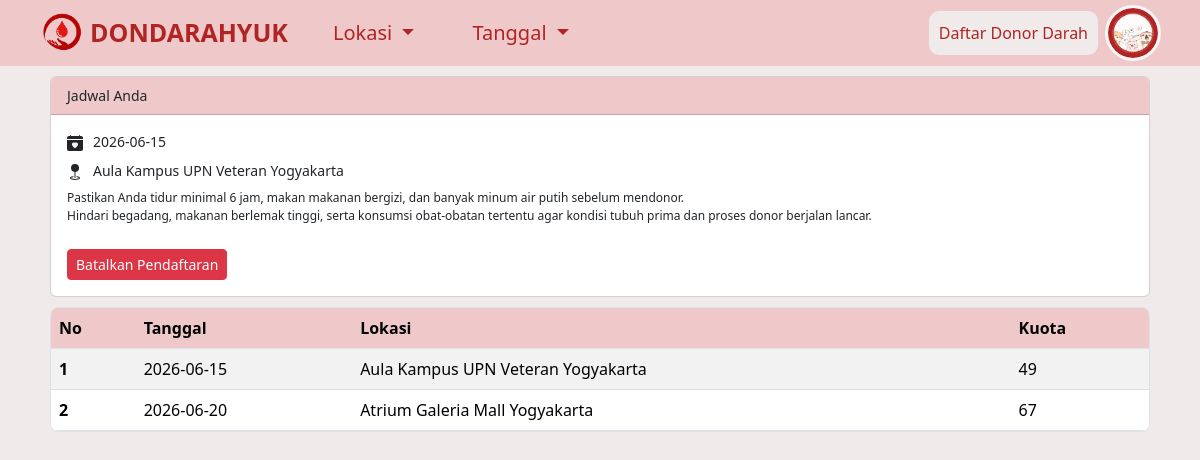
The page /guest/menu_guest.php (signed in) on the database its author committed.
### tables this page shows
CREATE TABLE `pendaftaran_donor` (
  `id_daftar` int(11) NOT NULL,
  `id_user` int(11) NOT NULL,
  `id_jadwal` int(11) NOT NULL,
  `nama` varchar(100) NOT NULL,
  `usia` int(11) NOT NULL,
  `berat_badan` decimal(5,2) NOT NULL,
  `tinggi_badan` decimal(5,2) NOT NULL,
  `terakhir_donor` date DEFAULT NULL,
  `golongan_darah` enum('A','B','AB','O') NOT NULL,
  `status_pendaftaran` enum('terdaftar','selesai','batal') DEFAULT 'terdaftar',
  `tanggal_daftar` timestamp NOT NULL DEFAULT current_timestamp()
);

CREATE TABLE `jadwal_donor` (
  `id_jadwal` int(11) NOT NULL,
  `tanggal` date NOT NULL,
  `lokasi` varchar(255) NOT NULL,
  `penyelenggara` varchar(100) NOT NULL,
  `kuota` int(11) NOT NULL,
  `created_at` timestamp NOT NULL DEFAULT current_timestamp()
);

### guest/menu_guest.php (the view, shortened to what this page needs)
<?php
include '../connect.php';
$id_user_global = $_SESSION['id_user_global'];
$query_user = mysqli_query($conn, "SELECT * FROM users WHERE id_user = $id_user_global");
$data_user = mysqli_fetch_object($query_user);
$foto_nav = (!empty($data_user->foto_profil)) ? $data_user->foto_profil : '../assets/profil.png';
$jadwal_user = mysqli_query($conn, "select * from pendaftaran_donor where id_user = $id_user_global");
$jadwal = mysqli_query($conn, "select * from jadwal_donor");
?>
<!DOCTYPE html>
<html lang="en">
<head>
    <link href="https://cdn.jsdelivr.net/npm/bootstrap@5.3.8/dist/css/bootstrap.min.css" rel="stylesheet">
</head>
<body style="margin: 0px; background-color: #f0eaea;">
    <nav class="navbar navbar-expand-lg" style="background-color: #efc9c9;">
      <div class="container">
        <a href="menu_guest.php" class="navbar-brand me-2">
          <img src="../assets/logo3.png" height="40" alt="Blood Logo" loading="lazy" style="margin-top: -1px;" />
        </a>
        <div class="collapse navbar-collapse" id="navbarButtonsExample">
          <ul class="navbar-nav me-auto mb-2 mb-lg-0">
            <li class="nav-item" style="align-self: center;">
              <b style="font-size: 25px; color: #b02424;">DONDARAHYUK</b>
            </li>
            <li class="nav-item" style="margin-left: 2rem;">
              <div class="dropdown">
                <button class="btn dropdown-toggle" type="button" data-bs-toggle="dropdown" aria-expanded="false" style="color: #b02424; font-size: 20px;">
                  Lokasi
                </button>
              </div>
            </li>
            <li class="nav-item" style="margin-left: 2rem;">
              <div class="dropdown">
                <button class="btn dropdown-toggle" type="button" data-bs-toggle="dropdown" aria-expanded="false" style="color: #b02424; font-size: 20px;">
                  Tanggal
                </button>
              </div>
            </li>
          </ul>
          <div class="d-flex align-items-center">
              <a href="daftardondar.php" class="btn-solid theme-primary" style="padding: 10px; border-radius: 10px; background-color: #f0eaea; color: inherit; color: #b02424; text-decoration: none; margin-right: 10px;">Daftar Donor Darah</a>
              <div class="dropdown">
                <img
                  class="btn dropdown-toggle rounded-circle"
                  type="button"
                  data-bs-toggle="dropdown"
                  aria-expanded="false"
                  src="<?= htmlspecialchars($foto_nav); ?>"
                  style="
                    width: 50px;
                    height: 50px;
                    object-fit: cover;
                    background-color: #b02424;
                    border-radius: 100%;
                    outline: whitesmoke solid;
                    padding: 0px;
                  "
                />
              </div>
          </div>
        </div>
      </div>
    </nav>
    <?php if(mysqli_num_rows($jadwal_user) > 0){
      $jadwal_donor = mysqli_query($conn, "select jd.*, pd.id_daftar from jadwal_donor jd join pendaftaran_donor pd on pd.id_jadwal = jd.id_jadwal join users u on u.id_user = pd.id_user where pd.id_user = $id_user_global");
      while($result = mysqli_fetch_object($jadwal_donor)){
    ?>
    <div class="card" style="margin: 10px 50px;">
      <p class="card-header" style="font-size: 14px; background-color: #efc9c9;">Jadwal Anda</p>
      <div class="card-body">
        <p class="card-title" style="font-size: 14px;"><?= $result->tanggal ?></p>
        <p class="card-title" style="font-size: 14px;"><?= $result->lokasi ?></p>
        <p class="card-text" style="font-size: 12px;">Pastikan Anda tidur minimal 6 jam, makan makanan bergizi, dan banyak minum air putih sebelum mendonor. <br>Hindari begadang, makanan berlemak tinggi, serta konsumsi obat-obatan tertentu agar kondisi tubuh prima dan proses donor berjalan lancar.</p>
        <a href="batal_dondar.php?id=<?= $result->id_daftar; ?>" class="btn btn-danger btn-sm mt-2" onclick="return confirm('Apakah Anda yakin ingin membatalkan pendaftaran donor ini?');">Batalkan Pendaftaran</a>
      </div>
    </div>
    <?php }} ?>
    <div class="border rounded-3 overflow-auto" style="margin: 10px 50px; background-color: #f0eaea;">
        <table class="table table-striped mb-0">
        <thead style="--bs-table-bg: #efc9c9;">
            <tr>
            <th scope="col">No</th>
            <th scope="col">Tanggal</th>
            <th scope="col">Lokasi</th>
            <th scope="col">Kuota</th>
            </tr>
        </thead>
        <tbody>
            <?php
            $count = 1;
            while($result = mysqli_fetch_object($jadwal)){
            ?>
            <tr>
            <th scope="row"><?= $count ?></th>
            <td><?= $result->tanggal ?></td>
            <td><?= $result->lokasi ?></td>
            <td><?= $result->kuota ?></td>
            </tr>
            <?php
            $count++;
            }
            ?>
        </tbody>
        </table>
    </div>
</body>
</html>

### rows shown on the page
pendaftaran_donor: id_jadwal.tanggal "2026-06-15", id_jadwal.lokasi "Aula Kampus UPN Veteran Yogyakarta"
jadwal_donor: tanggal "2026-06-15", lokasi "Aula Kampus UPN Veteran Yogyakarta", kuota "49"
jadwal_donor: tanggal "2026-06-20", lokasi "Atrium Galeria Mall Yogyakarta", kuota "67"
